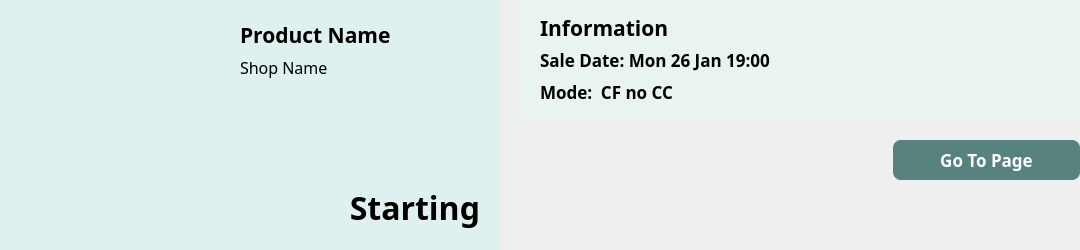
<?xml version="1.0" encoding="UTF-8"?>
<ui version="4.0">
 <class>Form</class>
 <widget class="QWidget" name="Form">
  <property name="geometry">
   <rect>
    <x>0</x>
    <y>0</y>
    <width>1080</width>
    <height>250</height>
   </rect>
  </property>
  <property name="minimumSize">
   <size>
    <width>1080</width>
    <height>250</height>
   </size>
  </property>
  <property name="maximumSize">
   <size>
    <width>1080</width>
    <height>250</height>
   </size>
  </property>
  <property name="windowTitle">
   <string>Form</string>
  </property>
  <property name="styleSheet">
   <string notr="true">* {
	color: black;
}

QPushButton {
    background-color:#58827E;
	color: white;
	border-radius: 8px;
	border: none;
}

QPushButton::hover {
	background-color: #4D7672;
}</string>
  </property>
  <layout class="QHBoxLayout" name="horizontalLayout">
   <property name="spacing">
    <number>0</number>
   </property>
   <property name="leftMargin">
    <number>0</number>
   </property>
   <property name="topMargin">
    <number>0</number>
   </property>
   <property name="rightMargin">
    <number>0</number>
   </property>
   <property name="bottomMargin">
    <number>0</number>
   </property>
   <item>
    <layout class="QHBoxLayout" name="horizontalLayout_8">
     <property name="spacing">
      <number>20</number>
     </property>
     <item>
      <widget class="QFrame" name="product_frame_2">
       <property name="minimumSize">
        <size>
         <width>500</width>
         <height>0</height>
        </size>
       </property>
       <property name="maximumSize">
        <size>
         <width>500</width>
         <height>16777215</height>
        </size>
       </property>
       <property name="styleSheet">
        <string notr="true">QFrame {
    background-color:#DFF1EE;
	border: none;
}</string>
       </property>
       <property name="frameShape">
        <enum>QFrame::StyledPanel</enum>
       </property>
       <property name="frameShadow">
        <enum>QFrame::Raised</enum>
       </property>
       <layout class="QHBoxLayout" name="horizontalLayout_9">
        <property name="spacing">
         <number>20</number>
        </property>
        <property name="leftMargin">
         <number>20</number>
        </property>
        <property name="topMargin">
         <number>20</number>
        </property>
        <property name="rightMargin">
         <number>20</number>
        </property>
        <property name="bottomMargin">
         <number>20</number>
        </property>
        <item>
         <widget class="QLabel" name="wl_product_image_label">
          <property name="maximumSize">
           <size>
            <width>200</width>
            <height>200</height>
           </size>
          </property>
          <property name="styleSheet">
           <string notr="true"/>
          </property>
          <property name="text">
           <string/>
          </property>
          <property name="pixmap">
           <pixmap resource="../../../public/images/post_images/post_images.qrc">:/post_images/IMG_7102.jpg</pixmap>
          </property>
          <property name="scaledContents">
           <bool>true</bool>
          </property>
         </widget>
        </item>
        <item>
         <widget class="QFrame" name="frame_6">
          <property name="frameShape">
           <enum>QFrame::StyledPanel</enum>
          </property>
          <property name="frameShadow">
           <enum>QFrame::Raised</enum>
          </property>
          <layout class="QVBoxLayout" name="verticalLayout_4">
           <property name="leftMargin">
            <number>0</number>
           </property>
           <property name="topMargin">
            <number>0</number>
           </property>
           <property name="rightMargin">
            <number>0</number>
           </property>
           <property name="bottomMargin">
            <number>0</number>
           </property>
           <item>
            <widget class="QLabel" name="wl_product_name_label">
             <property name="font">
              <font>
               <family>Manrope</family>
               <pointsize>16</pointsize>
               <bold>true</bold>
              </font>
             </property>
             <property name="text">
              <string>Product Name</string>
             </property>
            </widget>
           </item>
           <item>
            <widget class="QLabel" name="wl_shop_name_label">
             <property name="font">
              <font>
               <family>Manrope</family>
               <pointsize>12</pointsize>
              </font>
             </property>
             <property name="text">
              <string>Shop Name</string>
             </property>
            </widget>
           </item>
           <item>
            <spacer name="verticalSpacer_4">
             <property name="orientation">
              <enum>Qt::Vertical</enum>
             </property>
             <property name="sizeHint" stdset="0">
              <size>
               <width>20</width>
               <height>92</height>
              </size>
             </property>
            </spacer>
           </item>
           <item>
            <widget class="QLabel" name="wl_status_label">
             <property name="font">
              <font>
               <family>Manrope</family>
               <pointsize>24</pointsize>
               <bold>true</bold>
              </font>
             </property>
             <property name="text">
              <string>Starting</string>
             </property>
             <property name="alignment">
              <set>Qt::AlignRight|Qt::AlignTrailing|Qt::AlignVCenter</set>
             </property>
            </widget>
           </item>
          </layout>
         </widget>
        </item>
       </layout>
      </widget>
     </item>
     <item>
      <layout class="QVBoxLayout" name="verticalLayout_5">
       <property name="spacing">
        <number>20</number>
       </property>
       <item>
        <widget class="QFrame" name="info_frame_2">
         <property name="minimumSize">
          <size>
           <width>0</width>
           <height>120</height>
          </size>
         </property>
         <property name="maximumSize">
          <size>
           <width>16777215</width>
           <height>120</height>
          </size>
         </property>
         <property name="styleSheet">
          <string notr="true">QFrame {
    background-color:#E8F3F2;
	border: none;
}</string>
         </property>
         <property name="frameShape">
          <enum>QFrame::StyledPanel</enum>
         </property>
         <property name="frameShadow">
          <enum>QFrame::Raised</enum>
         </property>
         <layout class="QVBoxLayout" name="verticalLayout_6">
          <property name="spacing">
           <number>0</number>
          </property>
          <property name="leftMargin">
           <number>20</number>
          </property>
          <property name="topMargin">
           <number>12</number>
          </property>
          <property name="rightMargin">
           <number>20</number>
          </property>
          <property name="bottomMargin">
           <number>12</number>
          </property>
          <item>
           <widget class="QLabel" name="information_label_2">
            <property name="font">
             <font>
              <family>Manrope</family>
              <pointsize>16</pointsize>
              <bold>true</bold>
             </font>
            </property>
            <property name="text">
             <string>Information</string>
            </property>
           </widget>
          </item>
          <item>
           <widget class="QLabel" name="wl_sale_date_label">
            <property name="font">
             <font>
              <family>Manrope</family>
              <pointsize>13</pointsize>
              <bold>true</bold>
             </font>
            </property>
            <property name="text">
             <string>Sale Date: Mon 26 Jan 19:00</string>
            </property>
           </widget>
          </item>
          <item>
           <widget class="QLabel" name="wl_mode_label">
            <property name="font">
             <font>
              <family>Manrope</family>
              <pointsize>13</pointsize>
              <bold>true</bold>
             </font>
            </property>
            <property name="text">
             <string>Mode:  CF no CC</string>
            </property>
           </widget>
          </item>
         </layout>
        </widget>
       </item>
       <item>
        <layout class="QHBoxLayout" name="horizontalLayout_10">
         <property name="spacing">
          <number>14</number>
         </property>
         <item>
          <spacer name="horizontalSpacer_2">
           <property name="orientation">
            <enum>Qt::Horizontal</enum>
           </property>
           <property name="sizeHint" stdset="0">
            <size>
             <width>40</width>
             <height>20</height>
            </size>
           </property>
          </spacer>
         </item>
         <item>
          <spacer name="horizontalSpacer_3">
           <property name="orientation">
            <enum>Qt::Horizontal</enum>
           </property>
           <property name="sizeHint" stdset="0">
            <size>
             <width>40</width>
             <height>20</height>
            </size>
           </property>
          </spacer>
         </item>
         <item>
          <widget class="QPushButton" name="wl_go_to_page_bt">
           <property name="sizePolicy">
            <sizepolicy hsizetype="MinimumExpanding" vsizetype="Minimum">
             <horstretch>0</horstretch>
             <verstretch>0</verstretch>
            </sizepolicy>
           </property>
           <property name="minimumSize">
            <size>
             <width>0</width>
             <height>40</height>
            </size>
           </property>
           <property name="font">
            <font>
             <family>Manrope</family>
             <pointsize>13</pointsize>
             <bold>true</bold>
            </font>
           </property>
           <property name="text">
            <string>Go To Page</string>
           </property>
          </widget>
         </item>
        </layout>
       </item>
       <item>
        <spacer name="verticalSpacer_5">
         <property name="orientation">
          <enum>Qt::Vertical</enum>
         </property>
         <property name="sizeHint" stdset="0">
          <size>
           <width>20</width>
           <height>40</height>
          </size>
         </property>
        </spacer>
       </item>
      </layout>
     </item>
    </layout>
   </item>
  </layout>
 </widget>
 <resources>
  <include location="../../../public/images/post_images/post_images.qrc"/>
  <include location="../../../../../../Python312/public/images/post_images/post_images.qrc"/>
 </resources>
 <connections/>
</ui>
